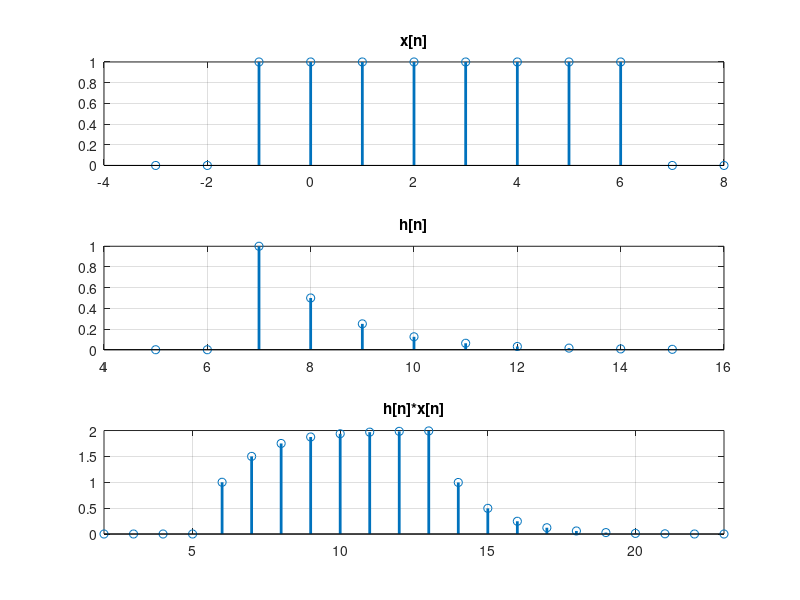

This figure's MATLAB source:
n1=-3:8;
% z[n]=u[n+1]-u[n-7]
z=((n1+1)>=0)-((n1-7)>=0);
subplot(3,1,1)
hndl(1)=stem(n1,z);grid
title('x[n]')

n2=5:15;
% w[n]=alpha^(n).(u[n]-u[n-11])
w=2.^-(n2-7).*((n2-7)>=0);
subplot(3,1,2)
hndl(2)=stem(n2,w);grid
title('h[n]')

n=n1(1)+n2(1):n1(end)+n2(end);

y=conv(z,w);
subplot(3,1,3)
hndl(3)=stem(n,y);grid
xlim([n(1) n(end)])
title('h[n]*x[n]')
set(hndl,'LineWidth',2)